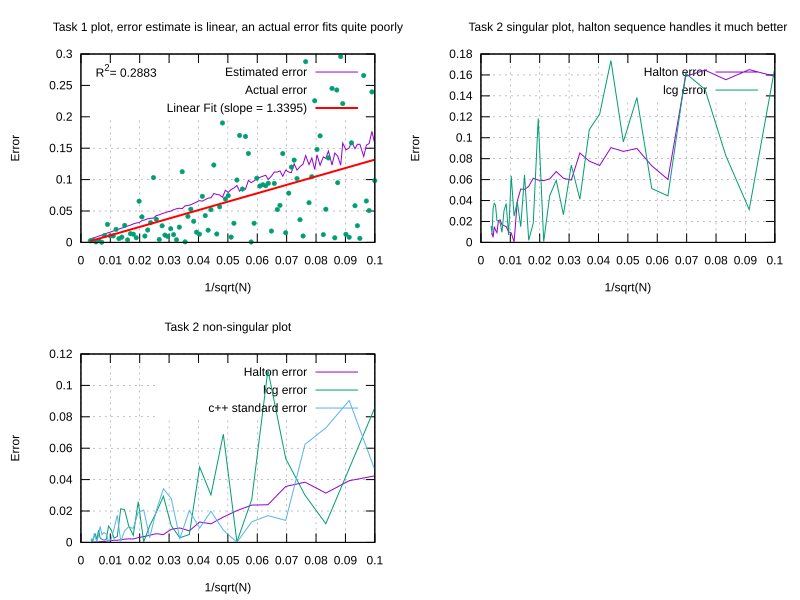

Source code (gnuplot):
set terminal svg background "white" size 800,600
set output "plot.svg"
set multiplot layout 2,2

set xlabel "1/sqrt(N)"; set ylabel "Error"
set grid

#FIT AND R2 ADDED BY AI
set fit quiet
stats "out.txt" index 0 using 4 name "Y" nooutput
f(x) = m*x + b
fit f(x) "out.txt" index 0 using 1:4 via m, b 
SSE = FIT_WSSR
SST = (Y_stddev**2) * Y_records
R2 = 1.0 - (SSE/SST)

set label 1 sprintf("R^2 = %.4f", R2) at graph 0.05, 0.9 front

set title "Task 1 plot, error estimate is linear, an actual error fits quite poorly"
plot "out.txt" index 0 using 1:3 with lines title "Estimated error",\
     "out.txt" index 0 using 1:4 with points pt 7 ps 0.5 title "Actual error",\
     f(x) with lines lc rgb "red" lw 2 title sprintf("Linear Fit (slope = %.4f)", m)

unset label 1

set title "Task 2 singular plot, halton sequence handles it much better"
plot "out.txt" index 2 using 1:3 with lines title "Halton error",\
     "out.txt" index 2 using 1:5 with lines title "lcg error",\



set title "Task 2 non-singular plot"
plot "out.txt" index 3 using 1:2 with lines title "Halton error",\
     "out.txt" index 3 using 1:3 with lines title "lcg error",\
     "out.txt" index 3 using 1:4 with lines title "c++ standard error"
